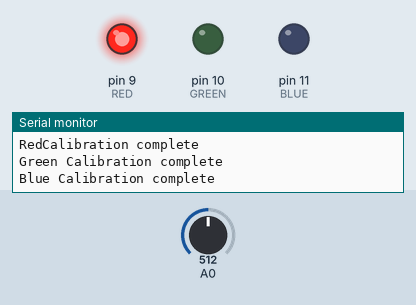
Simulated run of this sketch. Board: Arduino Uno, built with avr-gcc and run on an emulated ATmega328P. Parts: output pins drawn as LEDs (lit = HIGH), the last lines printed to the serial monitor. The test bench sets the inputs (shaded band); at power-on: A0 = 512.

Above: at 4.5 s.
At 5.5 s:
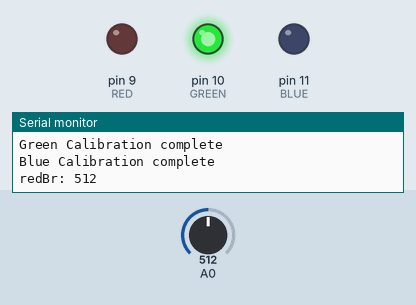
At 9.5 s:
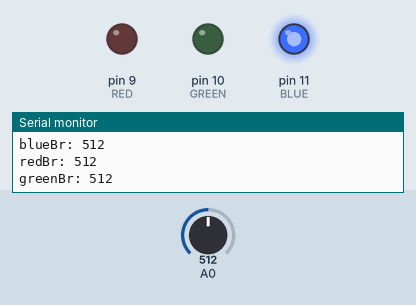
Timing chart, 0 to 11.0 s (numbered marks = the images above):
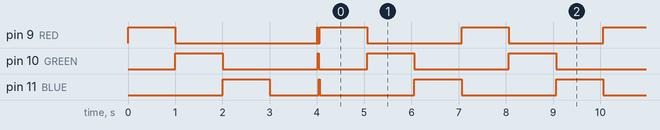

Measured:
- by itself, pin 9 (RED): goes LOW 3.0 s, HIGH 0.02 s, LOW 0.04 s, 41 × (HIGH 1.0 s, LOW 2.0 s), HIGH 1.0 s, then LOW
- by itself, pin 10 (GREEN): goes LOW 2.0 s, HIGH 0.02 s, LOW 1.0 s, 41 × (HIGH 1.0 s, LOW 2.0 s), HIGH 1.0 s, then LOW
- by itself, pin 11 (BLUE): goes LOW 1.0 s, HIGH 0.02 s, 41 × (LOW 2.0 s, HIGH 1.0 s), LOW 2.0 s, then HIGH

The sketch:

colored_led.ino
```cpp
// define colors
#define RED 9
#define GREEN 10
#define BLUE 11

int redBr = 0;
int greenBr = 0;
int blueBr = 0;

int redLevel = 255;
int greenLevel = 255;
int blueLevel = 255;

void getBr(){
  analogWrite(RED, redLevel);
  delay(1000);
  redBr = analogRead(A0);
  Serial.print("redBr: "); Serial.println(redBr);
  analogWrite(RED, 0);
  analogWrite(GREEN, greenLevel);
  delay(1000);
  greenBr = analogRead(A0);
  Serial.print("greenBr: "); Serial.println(greenBr);
  analogWrite(GREEN, 0);
  analogWrite(BLUE, blueLevel);
  delay(1000);
  blueBr = analogRead(A0);
  Serial.print("blueBr: "); Serial.println(blueBr);
  analogWrite(BLUE, 0);
  }

 int minimumBr(int red, int green, int blue){
    if (red < green && red < blue) return red;
    else if (blue <red && blue < green) return blue;
    else return green;
  }

  void calibrateBr(int referenceBr){
    boolean redCalibrated = false;
    boolean blueCalibrated = false;
    boolean greenCalibrated = false;

    while(!redCalibrated){
      analogWrite(RED, redLevel);
      delay(20);
      if(redBr > referenceBr) {
        redBr = analogRead(A0);
        redLevel--;}
      else if(redBr < referenceBr) {redBr=analogRead(A0); redLevel++;}
      else {Serial.println("RedCalibration complete");
      redCalibrated = true;
      analogWrite(RED, 0);
      }
    }
    while(!greenCalibrated){
      analogWrite(GREEN, greenLevel);
      delay(20);
      if(greenBr > referenceBr) {greenBr=analogRead(A0); greenLevel--;}
      else if(greenBr<referenceBr) {greenBr=analogRead(A0); greenLevel++;}
      else{Serial.println("Green Calibration complete"); greenCalibrated = true; analogWrite(GREEN, 0);}
    }
    while(!blueCalibrated){
      analogWrite(BLUE, blueLevel);
      delay(20);
      if (blueBr > referenceBr) {blueBr=analogRead(A0); blueLevel--;}
      else if(blueBr<referenceBr) {blueBr=analogRead(A0); blueLevel++;}
      else {Serial.println("Blue Calibration complete"); blueCalibrated = true; analogWrite(BLUE, 0);}
    }
  }

void setup() {
  Serial.begin(9600);
  pinMode(RED, OUTPUT);
  pinMode(GREEN, OUTPUT);
  pinMode(BLUE, OUTPUT);
  getBr();
  delay(1000);
  int referenceBr = minimumBr(redBr, greenBr, blueBr);
  Serial.println(referenceBr);
  calibrateBr(referenceBr);
}

void loop() {

  analogWrite(RED, redLevel);
  delay(1000);
  Serial.print("redBr: "); Serial.println(analogRead(A0));
  analogWrite(RED, 0);
  analogWrite(GREEN, greenLevel);
  delay(1000);
  Serial.print("greenBr: "); Serial.println(analogRead(A0));
  analogWrite(GREEN, 0);
  analogWrite(BLUE, blueLevel);
  delay(1000);
  Serial.print("blueBr: "); Serial.println(analogRead(A0));
  analogWrite(BLUE, 0);
}
```
